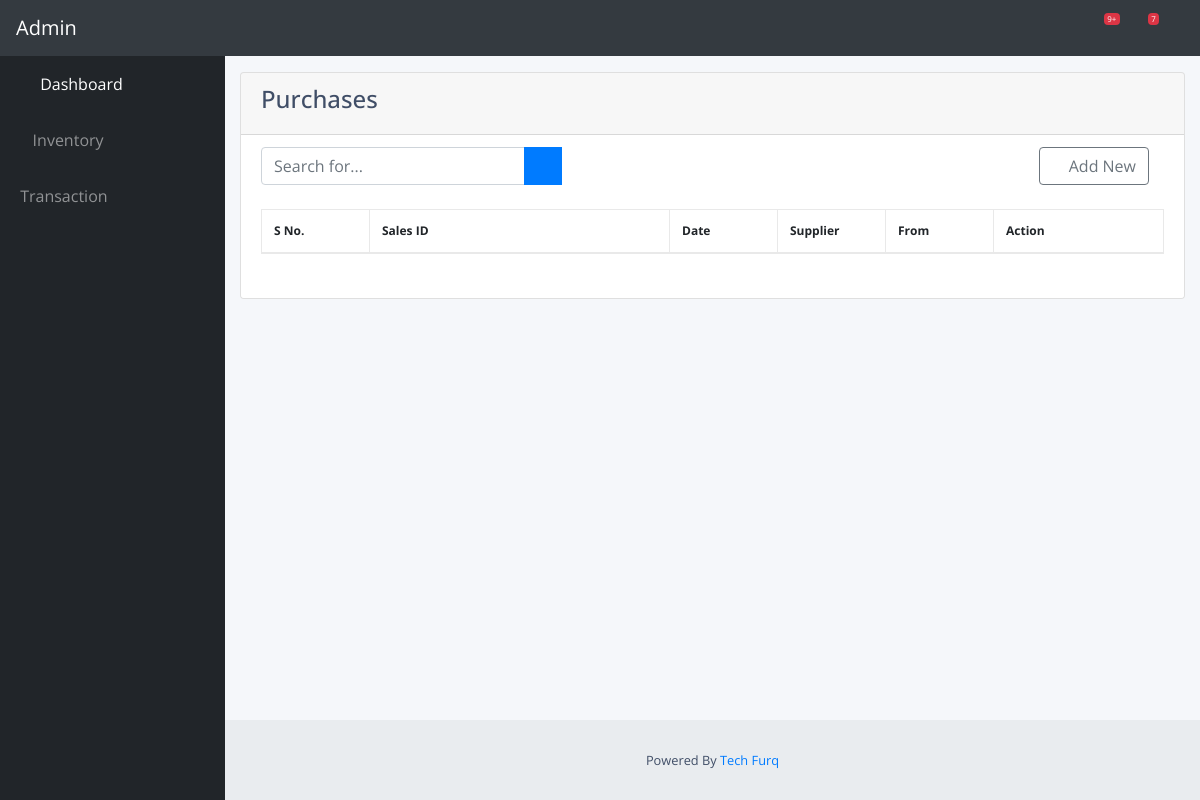
Before: /transaction/purchase/ with the older database file.
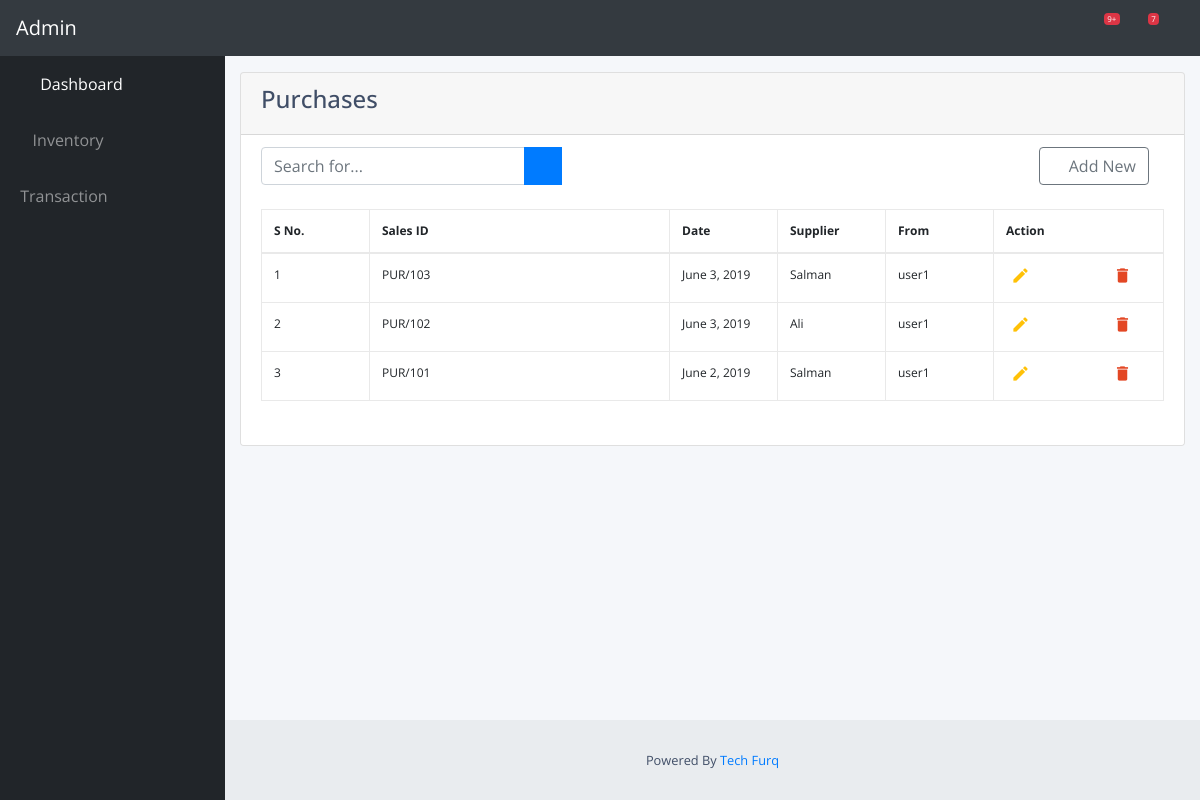
After: the same page with the newer database file.
### transaction/models.py (models this page shows)
class PurchaseHeader(models.Model):
    purchase_no = models.CharField(max_length = 100, unique = True)
    date = models.DateField(default = datetime.date.today)
    footer_description = models.TextField()
    payment_method = models.CharField(max_length = 100)
    account_id = models.ForeignKey(ChartOfAccount, models.SET_NULL,blank=True,null=True,)

class ChartOfAccount(models.Model):
    account_title = models.CharField(max_length = 100, unique = True)
    parent_id = models.IntegerField()
    opening_balance = models.DecimalField(max_digits = 8, decimal_places = 2)
    phone_no = models.CharField(max_length = 100)
    email_address = models.CharField(max_length = 100)
    ntn = models.CharField(max_length = 100)
    Address = models.CharField(max_length = 200)
    remarks = models.CharField(max_length = 100)

### transaction/views.py (the view)
# urls.py: path('purchase/', views.purchase, name='purchase'),
def purchase(request):
    all_purchases = PurchaseHeader.objects.all()
    return render(request, 'transaction/purchase.html',{'all_purchases':all_purchases})

### transaction/templates/transaction/purchase.html
{% extends "transaction/base.html" %}
{% load crispy_forms_tags %}
{% block body %}
<div class="card" style="width: 100%;">
<div class="card-header">
  <h4>Purchases</h4>
</div>
<ul class="list-group list-group-flush">
  <li class="list-group-item">
    <div class="input-group">
      <input type="text" class="form-control col-md-4" placeholder="Search for..." aria-label="Search" aria-describedby="basic-addon2">
      <div class="input-group-append">
        <button class="btn btn-primary" type="button">
          <i class="fas fa-search"></i>
        </button>
      </div>
      <div class="col-md-8">
        <a role="button" href="{% url 'new-purchase' %}" style="float:right;" class="btn btn-outline-secondary" name="button"><i class="fas fa-plus"></i> Add New</a>
      </div>
    </div>
    <br>
    <div class="table table-responsive content-loader">
      <table class="table table-bordered" id="dataTable">
          <thead>
              <tr>
                  <th>S No.</th>
                  <th width="300px">Sales ID</th>
                  <th >Date</th>
                  <th >Supplier</th>
                  <th >From</th>
                  <th width="600px">Action</th>
              </tr>
          </thead>
          <tbody>
            {% for value in all_purchases reversed %}
            <tr>
                <td>{{ forloop.counter }}</td>
                <td>{{ value.purchase_no }}</td>
                <td>{{ value.date }}</td>
                <td>{{ value.account_id.account_title }}</td>
                <td>user1</td>
                <td><a class="edit_list" href="" data-toggle=""><i class="material-icons">&#xE254;</i></a><a class="return" href="" data-toggle=""><i class="fas fa-undo"></i></a><a href="{% url 'purchase-print' pk=value.id %}" target="_blank"><i class="fa fa-print" id="print_icon" aria-hidden="true"></i></a><a class="delete_purchase"  data-toggle="tooltip"><i class="material-icons">&#xE872;</i></a></td>
            </tr>
            {% endfor %}
          </tbody>
      </table>
    </div>
  </li>
</ul>
</div>
{% endblock body %}

### transaction/templates/transaction/base.html (shortened to what this page needs)
<!DOCTYPE html>
{% load static %}
<html lang="en">
<head>
  <link href="{% static 'transaction/vendor/fontawesome-free/css/all.min.css' %}" rel="stylesheet" type="text/css">
  <link href="{% static 'transaction/vendor/datatables/dataTables.bootstrap4.css' %}" rel="stylesheet">
  <link href="{% static 'transaction/css/sb-admin.css' %}" rel="stylesheet">
  <link rel="stylesheet" href="{% static 'transaction/css/table.css' %}">
</head>
<body id="page-top">
  <nav class="navbar navbar-expand navbar-dark bg-dark static-top">
    <a class="navbar-brand mr-1" href="{% url 'transaction-home' %}">Admin</a>
    <button class="btn btn-link btn-sm text-white order-1 order-sm-0" id="sidebarToggle" href="#">
      <i class="fas fa-bars"></i>
    </button>
    <ul class="navbar-nav mr-auto mr-md-0">
      <li class="nav-item dropdown no-arrow mx-1">
        <a class="nav-link dropdown-toggle" href="#" id="alertsDropdown" role="button" data-toggle="dropdown" aria-haspopup="true" aria-expanded="false">
          <i class="fas fa-bell fa-fw"></i>
          <span class="badge badge-danger">9+</span>
        </a>
      </li>
      <li class="nav-item dropdown no-arrow mx-1">
        <a class="nav-link dropdown-toggle" href="#" id="messagesDropdown" role="button" data-toggle="dropdown" aria-haspopup="true" aria-expanded="false">
          <i class="fas fa-envelope fa-fw"></i>
          <span class="badge badge-danger">7</span>
        </a>
      </li>
      <li class="nav-item dropdown no-arrow">
        <a class="nav-link dropdown-toggle" href="#" id="userDropdown" role="button" data-toggle="dropdown" aria-haspopup="true" aria-expanded="false">
          <i class="fas fa-user-circle fa-fw"></i>
        </a>
      </li>
    </ul>
  </nav>
  <div id="wrapper">
    <ul class="sidebar navbar-nav">
      <li class="nav-item active">
        <a class="nav-link" href="{% url 'transaction-home' %}">
          <i class="fas fa-fw fa-tachometer-alt"></i>
          <span>Dashboard</span>
        </a>
      </li>
      <li class="nav-item dropdown">
        <a class="nav-link dropdown-toggle" href="#" id="pagesDropdown" role="button" data-toggle="dropdown" aria-haspopup="true" aria-expanded="false">
          <i class="fa fa-archive"></i>
          <span>Inventory</span>
        </a>
      </li>
      <li class="nav-item dropdown">
        <a class="nav-link dropdown-toggle" href="#" id="pagesDropDown" role="button" data-toggle="dropdown" aria-haspopup="true" aria-hidden="false">
          <span>Transaction</span></a>
      </li>
    </ul>
    <div id="content-wrapper">
      <div class="container-fluid">
          {% block body %}
          {% endblock body %}
      </div>
      <footer class="sticky-footer">
        <div class="container my-auto">
          <div class="copyright text-center my-auto">
            <span>Powered By <a target="_blank" href="https://techfurq.com/">Tech Furq</a> </span>
          </div>
        </div>
      </footer>
    </div>
  </div>
</body>
</html>

### transaction/static/transaction/css/table.css (style rules this page uses)
body { color: #404E67; background: #F5F7FA; font-family: 'Open Sans', sans-serif; }
table.table { table-layout: fixed; }
table.table tr th, table.table tr td { border-color: #e9e9e9; }
#dataTable.table th:last-child { width: 170px; }
table.table td a { cursor: pointer; display: inline-block; margin: 0 5px; min-width: 24px; }
table.table td a.edit_list { color: #FFC107; }
table.table td i { font-size: 19px; }
table.table thead tr th { white-space: nowrap; overflow: hidden; font-size: 14px; }
table.table tbody tr td { white-space: nowrap; overflow: hidden; text-overflow:ellipsis; font-size: 12px; }
table.table thead tr th { font-size:12px; }
#t_table, th, td { border: 1px solid; }
#dataTable.table td a.delete_purchase { color:#E34724; }
.return { color:#696969; }

Changed rows visible on the page:
added PurchaseHeader: purchase_no "PUR/103", date "June 3, 2019", account_id.account_title "Salman"
added PurchaseHeader: purchase_no "PUR/102", date "June 3, 2019", account_id.account_title "Ali"
added PurchaseHeader: purchase_no "PUR/101", date "June 2, 2019", account_id.account_title "Salman"
